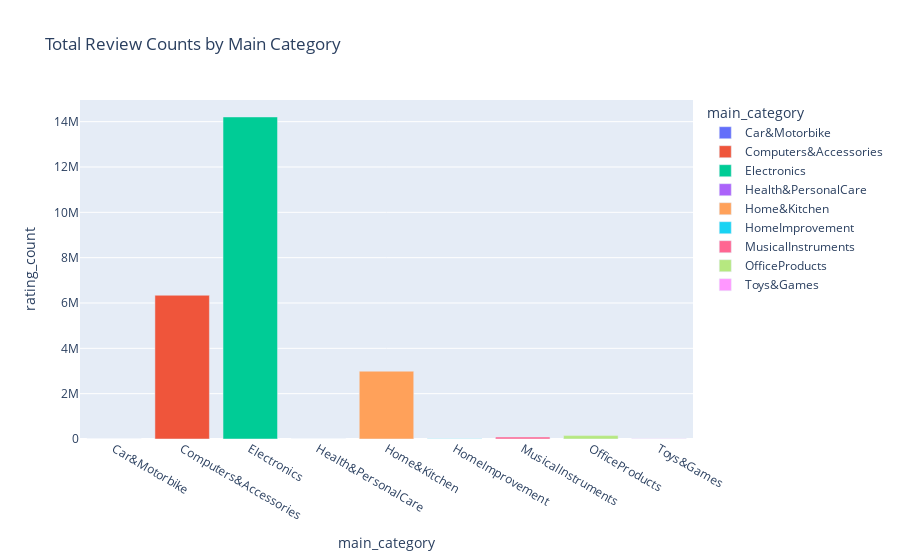

Notebook source saved alongside this figure:
### Markdown cell above
We can observe that some categories are very small and not representative of the dataset, so we will focus only on Electronics, Home & Kitchen, and Computer & Accessories.

### Code cell
# La catégorie ayant le plus d'avis 
total_rating_count = df.groupby("main_category")["rating_count"].sum().reset_index()

fig = px.bar(total_rating_count, y="rating_count", x="main_category", color="main_category",title="Total Review Counts by Main Category")
fig.show()

### Figure 1 — Plotly figure (JSON) as saved in the notebook; plotly's stock layout.template omitted (floating-point values rounded to 4 significant figures)
{"data": [{"alignmentgroup": "True", "hovertemplate": "main_category=%{x}<br>rating_count=%{y}<extra></extra>", "legendgroup": "Car&Motorbike", "marker": {"color": "#636efa", "pattern": {"shape": ""}}, "name": "Car&Motorbike", "offsetgroup": "Car&Motorbike", "orientation": "v", "showlegend": true, "textposition": "auto", "type": "bar", "x": ["Car&Motorbike"], "xaxis": "x", "y": [1118], "yaxis": "y"}, {"alignmentgroup": "True", "hovertemplate": "main_category=%{x}<br>rating_count=%{y}<extra></extra>", "legendgroup": "Computers&Accessories", "marker": {"color": "#EF553B", "pattern": {"shape": ""}}, "name": "Computers&Accessories", "offsetgroup": "Computers&Accessories", "orientation": "v", "showlegend": true, "textposition": "auto", "type": "bar", "x": ["Computers&Accessories"], "xaxis": "x", "y": [6342000.0], "yaxis": "y"}, {"alignmentgroup": "True", "hovertemplate": "main_category=%{x}<br>rating_count=%{y}<extra></extra>", "legendgroup": "Electronics", "marker": {"color": "#00cc96", "pattern": {"shape": ""}}, "name": "Electronics", "offsetgroup": "Electronics", "orientation": "v", "showlegend": true, "textposition": "auto", "type": "bar", "x": ["Electronics"], "xaxis": "x", "y": [14208406], "yaxis": "y"}, {"alignmentgroup": "True", "hovertemplate": "main_category=%{x}<br>rating_count=%{y}<extra></extra>", "legendgroup": "Health&PersonalCare", "marker": {"color": "#ab63fa", "pattern": {"shape": ""}}, "name": "Health&PersonalCare", "offsetgroup": "Health&PersonalCare", "orientation": "v", "showlegend": true, "textposition": "auto", "type": "bar", "x": ["Health&PersonalCare"], "xaxis": "x", "y": [3663], "yaxis": "y"}, {"alignmentgroup": "True", "hovertemplate": "main_category=%{x}<br>rating_count=%{y}<extra></extra>", "legendgroup": "Home&Kitchen", "marker": {"color": "#FFA15A", "pattern": {"shape": ""}}, "name": "Home&Kitchen", "offsetgroup": "Home&Kitchen", "orientation": "v", "showlegend": true, "textposition": "auto", "type": "bar", "x": ["Home&Kitchen"], "xaxis": "x", "y": [2991069], "yaxis": "y"}, {"alignmentgroup": "True", "hovertemplate": "main_category=%{x}<br>rating_count=%{y}<extra></extra>", "legendgroup": "HomeImprovement", "marker": {"color": "#19d3f3", "pattern": {"shape": ""}}, "name": "HomeImprovement", "offsetgroup": "HomeImprovement", "orientation": "v", "showlegend": true, "textposition": "auto", "type": "bar", "x": ["HomeImprovement"], "xaxis": "x", "y": [8566], "yaxis": "y"}, {"alignmentgroup": "True", "hovertemplate": "main_category=%{x}<br>rating_count=%{y}<extra></extra>", "legendgroup": "MusicalInstruments", "marker": {"color": "#FF6692", "pattern": {"shape": ""}}, "name": "MusicalInstruments", "offsetgroup": "MusicalInstruments", "orientation": "v", "showlegend": true, "textposition": "auto", "type": "bar", "x": ["MusicalInstruments"], "xaxis": "x", "y": [88882], "yaxis": "y"}, {"alignmentgroup": "True", "hovertemplate": "main_category=%{x}<br>rating_count=%{y}<extra></extra>", "legendgroup": "OfficeProducts", "marker": {"color": "#B6E880", "pattern": {"shape": ""}}, "name": "OfficeProducts", "offsetgroup": "OfficeProducts", "orientation": "v", "showlegend": true, "textposition": "auto", "type": "bar", "x": ["OfficeProducts"], "xaxis": "x", "y": [149675], "yaxis": "y"}, {"alignmentgroup": "True", "hovertemplate": "main_category=%{x}<br>rating_count=%{y}<extra></extra>", "legendgroup": "Toys&Games", "marker": {"color": "#FF97FF", "pattern": {"shape": ""}}, "name": "Toys&Games", "offsetgroup": "Toys&Games", "orientation": "v", "showlegend": true, "textposition": "auto", "type": "bar", "x": ["Toys&Games"], "xaxis": "x", "y": [15867], "yaxis": "y"}], "layout": {"barmode": "relative", "legend": {"title": {"text": "main_category"}, "tracegroupgap": 0}, "title": {"text": "Total Review Counts by Main Category"}, "xaxis": {"anchor": "y", "categoryarray": ["Car&Motorbike", "Computers&Accessories", "Electronics", "Health&PersonalCare", "Home&Kitchen", "HomeImprovement", "MusicalInstruments", "OfficeProducts", "Toys&Games"], "categoryorder": "array", "domain": [0, 1], "title": {"text": "main_category"}}, "yaxis": {"anchor": "x", "domain": [0, 1], "title": {"text": "rating_count"}}}}
